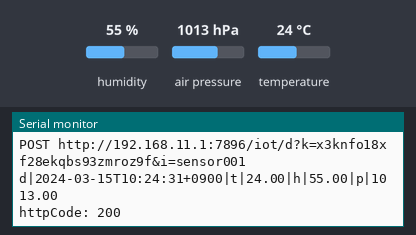
The sketch below on a simulated ESP32. On the bench: the last lines printed to the serial monitor. Inputs (shaded band) come from the test bench; at power-on: humidity 55 %, air pressure 1013 hPa, temperature 24 °C. WiFi joins after 1.5 s; servers stay silent unless stated; uploads are accepted with an empty reply; the local clock reads 2024-03-15 10:24:30 at power-on unless the sketch sets it.

Above: at 2.7 s.
2.8 s: humidity set to 22 %
At 6.88 s:
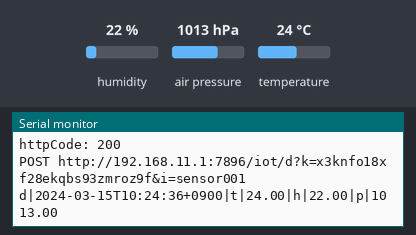
8.6 s: air pressure set to 952 hPa
At 12.7 s:
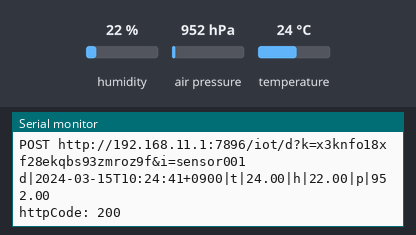
14.4 s: temperature set to 12 °C
At 18.2 s:
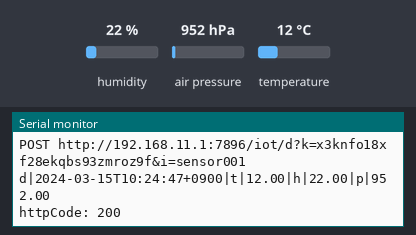
Timing chart, 0 to 19.7 s (numbered marks = the images above; inputs shaded):
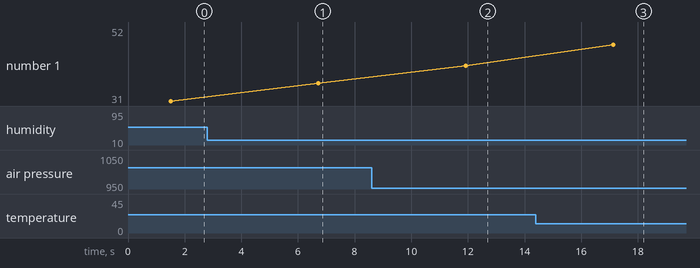

Measured:
- after the input at 2.8 s, the serial monitor: prints a new line after 3.9 s (image 1)
- after the input at 8.6 s, the serial monitor: prints a new line after 3.3 s (image 2)
- after the input at 14.4 s, the serial monitor: prints a new line after 2.7 s (image 3)

The sketch:

iot-device-sensor.ino
```cpp
// (licence header left out)
#include <WiFi.h>
#include <HTTPClient.h>
#include <time.h>
#include <Wire.h>
#include <SPI.h>
#include <Adafruit_Sensor.h> // Adafruit Unified Sensor
#include <Adafruit_BME280.h> // Adafruit BME280 libary

#define SEALEVELPRESSURE_HPA (1013.25)
#define I2C_SDA 4 // BME280 SDA <---> ESP32 GPIO4
#define I2C_SCL 5 // BME280 SCL <---> ESP32 GPIO5
Adafruit_BME280 bme; // I2C

#define JST (3600*9)

const char essid[] = "your essid";
const char passphrase[] = "your passphrase";

const char iotagent[] = "http://192.168.11.1:7896/iot/d";
const char key[] = "x3knfo18xf28ekqbs93zmroz9f";
const char device[] = "sensor001";

void setup() {
  Serial.begin(115200);
  Serial.println("Start");

  connectWifi();
  configTime(JST, 0, "ntp.nict.jp", "ntp.jst.mfeed.ad.jp");
  setupBME280();
}

void loop() {
  HTTPClient http;
  char url[128];
  char postData[128];
  time_t t = time(NULL);
  struct tm *tm = localtime(&t);

  sprintf(url, "%s?k=%s&i=%s", iotagent, key, device);
  http.begin(url);

  sprintf(postData, "d|%04d-%02d-%02dT%02d:%02d:%02d+0900|t|%2.2f|h|%2.2f|p|%4.2f",
    tm->tm_year+1900, tm->tm_mon+1, tm->tm_mday,
    tm->tm_hour, tm->tm_min, tm->tm_sec,
    bme.readTemperature(),
    bme.readHumidity(),
    bme.readPressure() / 100.0F);

  Serial.printf("POST %s\n", url);
  Serial.println(postData);

  int httpCode = http.POST(postData);

  if(httpCode > 0)
    Serial.printf("httpCode: %d\n", httpCode);
  else
    Serial.printf("POST failed, error: %s\n", http.errorToString(httpCode).c_str());

  http.end();

  delay(5000);
}

void connectWifi() {
  WiFi.mode(WIFI_STA);
  WiFi.begin(essid, passphrase);

  while (WiFi.status() != WL_CONNECTED) {
    Serial.print(".");
    delay(100);
  }

  Serial.println("");
  Serial.println("Connected");
  Serial.print("IP address : ");
  Serial.println(WiFi.localIP());
}

void setupBME280() {
    Wire.begin(I2C_SDA, I2C_SCL);
    bool status = bme.begin();
    if (!status) {
        Serial.println("Could not find a valid BME280 sensor, check wiring!");
        while (1);
    }
}
```
